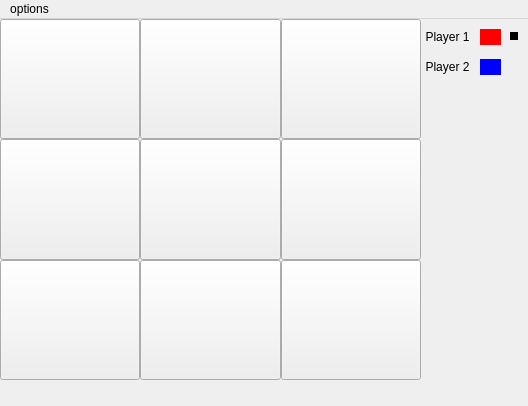
<?xml version="1.0" encoding="UTF-8"?>
<ui version="4.0">
 <class>MainWindow</class>
 <widget class="QMainWindow" name="MainWindow">
  <property name="geometry">
   <rect>
    <x>0</x>
    <y>0</y>
    <width>528</width>
    <height>406</height>
   </rect>
  </property>
  <property name="windowTitle">
   <string>MainWindow</string>
  </property>
  <widget class="QWidget" name="centralwidget">
   <widget class="QLabel" name="label_player1">
    <property name="geometry">
     <rect>
      <x>420</x>
      <y>10</y>
      <width>55</width>
      <height>16</height>
     </rect>
    </property>
    <property name="text">
     <string>Player 1</string>
    </property>
    <property name="alignment">
     <set>Qt::AlignCenter</set>
    </property>
   </widget>
   <widget class="QLabel" name="label_player2_st">
    <property name="geometry">
     <rect>
      <x>480</x>
      <y>40</y>
      <width>21</width>
      <height>16</height>
     </rect>
    </property>
    <property name="styleSheet">
     <string notr="true">background: blue;</string>
    </property>
    <property name="text">
     <string/>
    </property>
   </widget>
   <widget class="QLabel" name="label_player1_st">
    <property name="enabled">
     <bool>true</bool>
    </property>
    <property name="geometry">
     <rect>
      <x>480</x>
      <y>10</y>
      <width>21</width>
      <height>16</height>
     </rect>
    </property>
    <property name="styleSheet">
     <string notr="true">background: red;</string>
    </property>
    <property name="text">
     <string/>
    </property>
   </widget>
   <widget class="QWidget" name="layoutWidget">
    <property name="geometry">
     <rect>
      <x>0</x>
      <y>0</y>
      <width>421</width>
      <height>361</height>
     </rect>
    </property>
    <layout class="QGridLayout" name="gridLayout">
     <property name="spacing">
      <number>0</number>
     </property>
     <item row="2" column="2">
      <widget class="QPushButton" name="btn6">
       <property name="sizePolicy">
        <sizepolicy hsizetype="Minimum" vsizetype="MinimumExpanding">
         <horstretch>0</horstretch>
         <verstretch>0</verstretch>
        </sizepolicy>
       </property>
       <property name="text">
        <string/>
       </property>
      </widget>
     </item>
     <item row="3" column="2">
      <widget class="QPushButton" name="btn9">
       <property name="sizePolicy">
        <sizepolicy hsizetype="Minimum" vsizetype="MinimumExpanding">
         <horstretch>0</horstretch>
         <verstretch>0</verstretch>
        </sizepolicy>
       </property>
       <property name="text">
        <string/>
       </property>
      </widget>
     </item>
     <item row="3" column="1">
      <widget class="QPushButton" name="btn8">
       <property name="sizePolicy">
        <sizepolicy hsizetype="Minimum" vsizetype="MinimumExpanding">
         <horstretch>0</horstretch>
         <verstretch>0</verstretch>
        </sizepolicy>
       </property>
       <property name="text">
        <string/>
       </property>
      </widget>
     </item>
     <item row="1" column="0">
      <widget class="QPushButton" name="btn1">
       <property name="sizePolicy">
        <sizepolicy hsizetype="Minimum" vsizetype="MinimumExpanding">
         <horstretch>0</horstretch>
         <verstretch>0</verstretch>
        </sizepolicy>
       </property>
       <property name="text">
        <string/>
       </property>
      </widget>
     </item>
     <item row="2" column="0">
      <widget class="QPushButton" name="btn4">
       <property name="sizePolicy">
        <sizepolicy hsizetype="Minimum" vsizetype="MinimumExpanding">
         <horstretch>0</horstretch>
         <verstretch>0</verstretch>
        </sizepolicy>
       </property>
       <property name="text">
        <string/>
       </property>
      </widget>
     </item>
     <item row="1" column="1">
      <widget class="QPushButton" name="btn2">
       <property name="sizePolicy">
        <sizepolicy hsizetype="Minimum" vsizetype="MinimumExpanding">
         <horstretch>0</horstretch>
         <verstretch>0</verstretch>
        </sizepolicy>
       </property>
       <property name="text">
        <string/>
       </property>
      </widget>
     </item>
     <item row="2" column="1">
      <widget class="QPushButton" name="btn5">
       <property name="sizePolicy">
        <sizepolicy hsizetype="Minimum" vsizetype="MinimumExpanding">
         <horstretch>0</horstretch>
         <verstretch>0</verstretch>
        </sizepolicy>
       </property>
       <property name="text">
        <string/>
       </property>
      </widget>
     </item>
     <item row="1" column="2">
      <widget class="QPushButton" name="btn3">
       <property name="sizePolicy">
        <sizepolicy hsizetype="Minimum" vsizetype="MinimumExpanding">
         <horstretch>0</horstretch>
         <verstretch>0</verstretch>
        </sizepolicy>
       </property>
       <property name="text">
        <string/>
       </property>
      </widget>
     </item>
     <item row="3" column="0">
      <widget class="QPushButton" name="btn7">
       <property name="sizePolicy">
        <sizepolicy hsizetype="Minimum" vsizetype="MinimumExpanding">
         <horstretch>0</horstretch>
         <verstretch>0</verstretch>
        </sizepolicy>
       </property>
       <property name="text">
        <string/>
       </property>
      </widget>
     </item>
    </layout>
   </widget>
   <widget class="QLabel" name="label">
    <property name="geometry">
     <rect>
      <x>510</x>
      <y>13</y>
      <width>8</width>
      <height>8</height>
     </rect>
    </property>
    <property name="styleSheet">
     <string notr="true">background: black;</string>
    </property>
    <property name="text">
     <string/>
    </property>
   </widget>
   <widget class="QLabel" name="label_player2">
    <property name="geometry">
     <rect>
      <x>420</x>
      <y>40</y>
      <width>55</width>
      <height>16</height>
     </rect>
    </property>
    <property name="text">
     <string>Player 2</string>
    </property>
    <property name="alignment">
     <set>Qt::AlignCenter</set>
    </property>
   </widget>
  </widget>
  <widget class="QMenuBar" name="menuBar">
   <property name="geometry">
    <rect>
     <x>0</x>
     <y>0</y>
     <width>528</width>
     <height>26</height>
    </rect>
   </property>
   <widget class="QMenu" name="menurestart">
    <property name="title">
     <string>options</string>
    </property>
    <addaction name="actionrestart"/>
   </widget>
   <addaction name="menurestart"/>
  </widget>
  <action name="actionrestart">
   <property name="text">
    <string>restart</string>
   </property>
  </action>
 </widget>
 <resources/>
 <connections/>
</ui>
